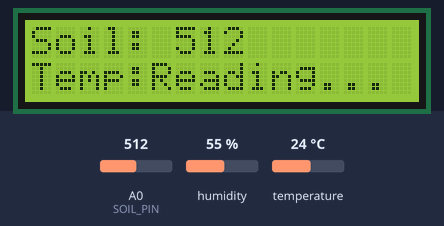
Recording of a sketch running on a simulated Arduino Uno, built with avr-gcc and run on an emulated ATmega328P. Parts: 16×2 character LCD. The test bench sets the inputs (shaded band); at power-on: humidity 55 %, A0 (SOIL_PIN) = 512, temperature 24 °C. What the sketch prints to the serial monitor is not drawn.

Above: at 2.6 s.
2.7 s: humidity set to 22 %
At 8.5 s:
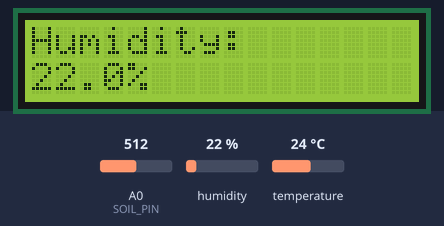
10.1 s: A0 (SOIL_PIN) set to 716
At 14.5 s:
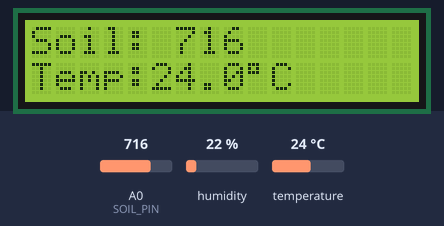
17.5 s: temperature set to 12 °C
At 18.7 s:
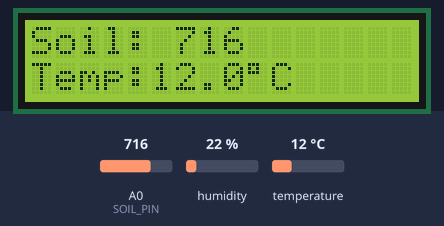
21.5 s: A0 (SOIL_PIN) set to 900
At 23.0 s:
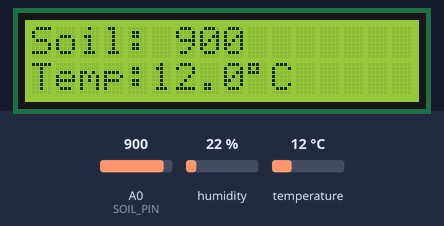
25.5 s: humidity set to 40 %
At 28.5 s:
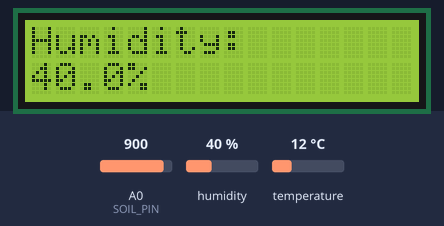
31.5 s: A0 (SOIL_PIN) set to 1023
At 34.5 s:
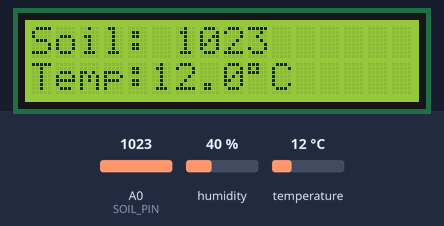
Timing chart, 0 to 36.0 s (numbered marks = the images above; inputs shaded):
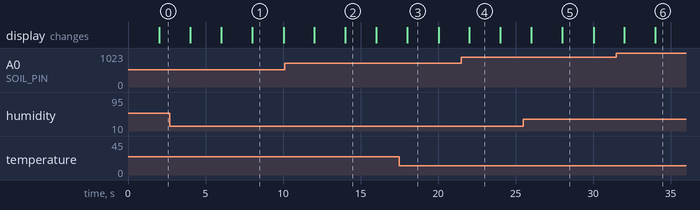

The sketch:

kt.ino
```cpp
#include <DHT.h>
#include <Wire.h>
#include <LiquidCrystal_I2C.h>

#define SOIL_PIN A0
#define DHT_PIN 2
#define DHT_TYPE DHT11

DHT dht(DHT_PIN, DHT_TYPE);
LiquidCrystal_I2C lcd(0x27, 16, 2);

const unsigned long SENSOR_INTERVAL_MS = 2500;
const unsigned long LCD_INTERVAL_MS = 2000;
unsigned long lastSensorRead = 0;
unsigned long lastLcdUpdate = 0;
bool showHumidity = false;
float lastTemperature = NAN;
float lastHumidity = NAN;

void setup() {
  Serial.begin(115200);
  dht.begin();

  lcd.init();
  lcd.backlight();
  lcd.clear();
}

void loop() {
  const unsigned long now = millis();

  // Publish sensor data at the DHT11-safe rate without blocking the loop.
  if (now - lastSensorRead >= SENSOR_INTERVAL_MS) {
    lastSensorRead = now;
    const int soil = analogRead(SOIL_PIN);
    const float temperature = dht.readTemperature();
    const float humidity = dht.readHumidity();

    if (!isnan(temperature) && !isnan(humidity)) {
      lastTemperature = temperature;
      lastHumidity = humidity;
    }

    Serial.print("SOIL=");
    Serial.print(soil);
    Serial.print(",TEMP=");
    // Keep the last valid DHT values when a transient read fails.
    Serial.print(lastTemperature);
    Serial.print(",HUM=");
    Serial.println(lastHumidity);
  }

  // Refresh the LCD independently so it never delays sensor publication.
  if (now - lastLcdUpdate >= LCD_INTERVAL_MS) {
    lastLcdUpdate = now;
    lcd.clear();
    if (showHumidity) {
      lcd.setCursor(0, 0);
      lcd.print("Humidity:");
      lcd.setCursor(0, 1);
      if (isnan(lastHumidity)) lcd.print("Reading...");
      else { lcd.print(lastHumidity, 1); lcd.print("%"); }
    } else {
      lcd.setCursor(0, 0);
      lcd.print("Soil: ");
      lcd.print(analogRead(SOIL_PIN));
      lcd.setCursor(0, 1);
      lcd.print("Temp:");
      if (isnan(lastTemperature)) lcd.print("Reading...");
      else { lcd.print(lastTemperature, 1); lcd.print((char)223); lcd.print("C "); }
    }
    showHumidity = !showHumidity;
  }
}
```

Measured:
- after the input at 10.1 s, the display: first differs from a run without the input after 3.9 s (image 2)
- after the input at 17.5 s, the display: changes after 0.53 s (image 3)
- after the input at 21.5 s, the display: changes after 0.53 s (image 4)
- after the input at 25.5 s, the display: first differs from a run without the input after 2.5 s (image 5)
- after the input at 31.5 s, the display: first differs from a run without the input after 2.5 s (image 6)
- what the display in image 1 shows lasts 2.0 s, from 8.0 s to 10.0 s
